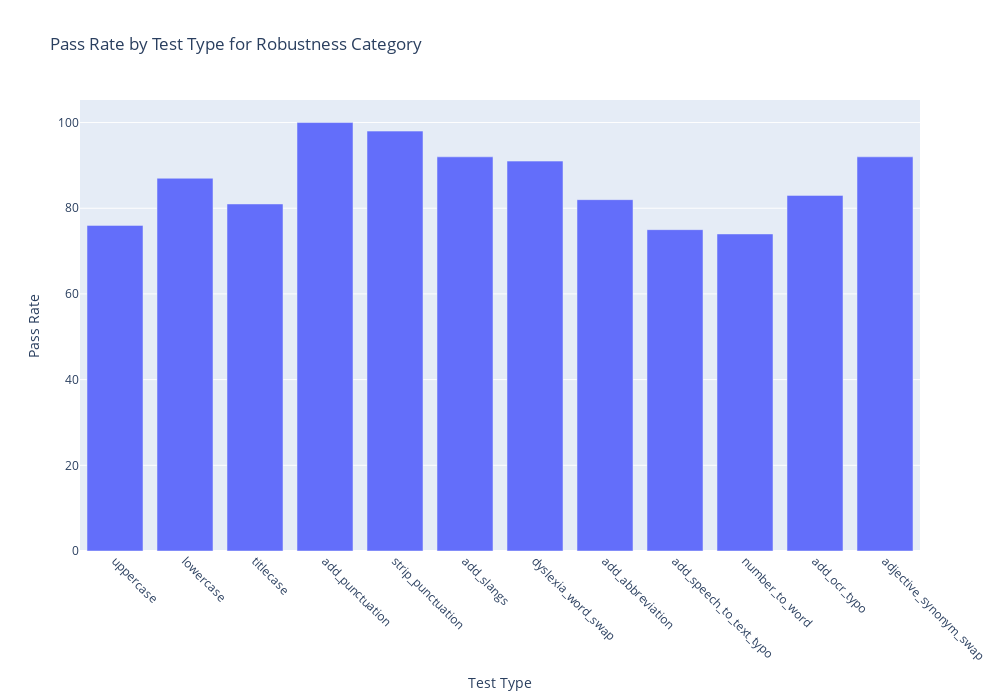
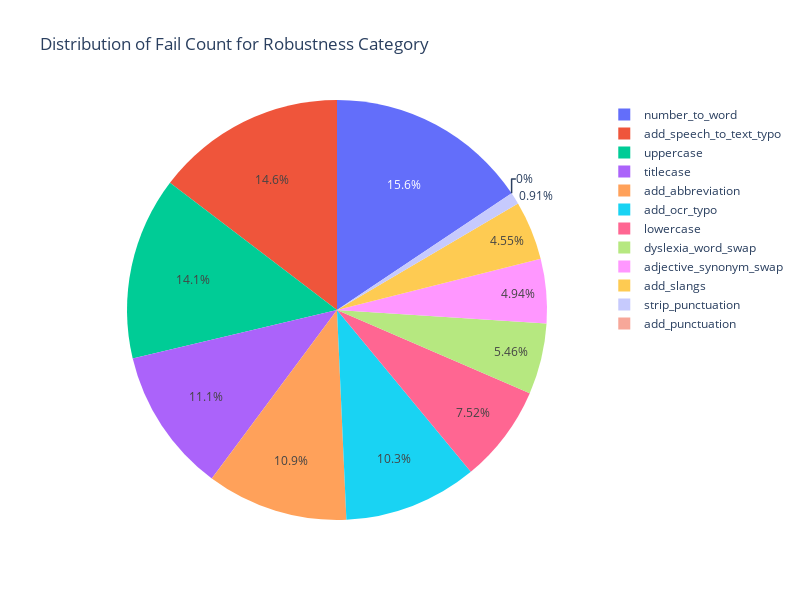
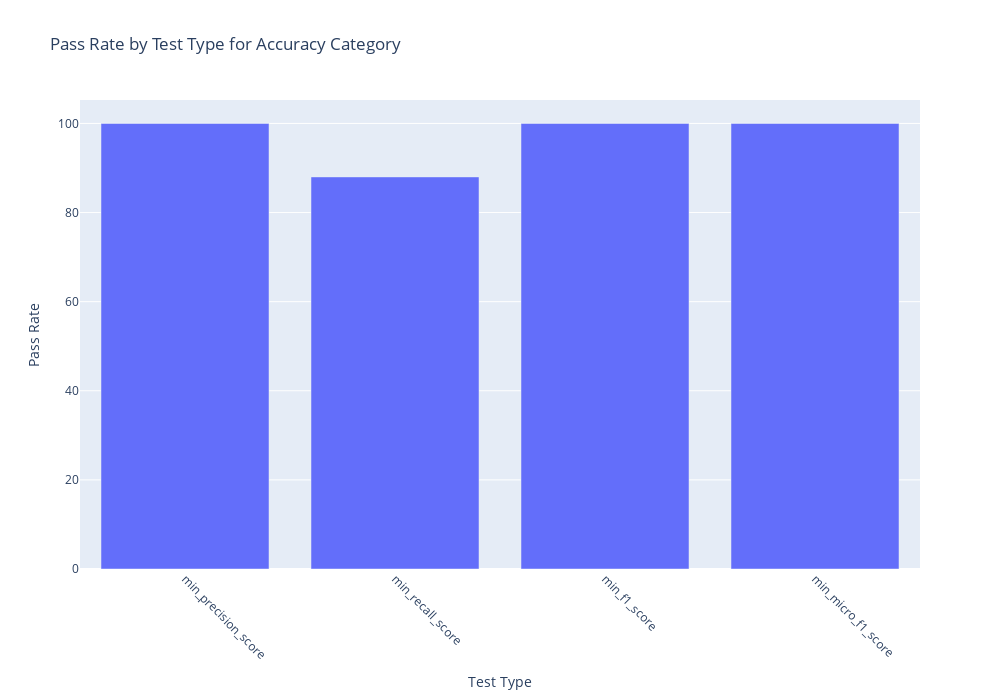

The cell these charts' notebook holds for them, in order:
### Code cell
import plotly.express as px

# Get unique categories
report['pass_rate'] = report['pass_rate'].str.rstrip('%').astype(float)
report['minimum_pass_rate'] = report['minimum_pass_rate'].str.rstrip('%').astype(float)

# Get unique categories
# Get unique categories
unique_categories = report["category"].unique()

# Category 1: Robustness
category_data = report[report["category"] == "robustness"]

# Bar Plot: Pass Rate by Test Type for the Robustness Category
bar_fig = px.bar(category_data, x="test_type", y="pass_rate",
                 labels={"pass_rate": "Pass Rate", "test_type": "Test Type"},
                 title="Pass Rate by Test Type for Robustness Category")
bar_fig.update_xaxes(tickangle=45)
bar_fig.update_layout(width=1000, height=700)
bar_fig.show()

# Pie Chart: Distribution of Fail Count for the Robustness Category
pie_fig = px.pie(category_data, names="test_type", values="fail_count",
                 title="Distribution of Fail Count for Robustness Category")
pie_fig.update_layout(width=800, height=600)
pie_fig.show()

# Category 2: Accuracy
category_data = report[report["category"] == "accuracy"]

# Bar Plot: Pass Rate by Test Type for the Accuracy Category
bar_fig = px.bar(category_data, x="test_type", y="pass_rate",
                 labels={"pass_rate": "Pass Rate", "test_type": "Test Type"},
                 title="Pass Rate by Test Type for Accuracy Category")
bar_fig.update_xaxes(tickangle=45)
bar_fig.update_layout(width=1000, height=700)
bar_fig.show()

### Figure 1 — Plotly figure (JSON) as saved in the notebook; plotly's stock layout.template omitted (floating-point values rounded to 4 significant figures)
{"data": [{"alignmentgroup": "True", "hovertemplate": "Test Type=%{x}<br>Pass Rate=%{y}<extra></extra>", "legendgroup": "", "marker": {"color": "#636efa", "pattern": {"shape": ""}}, "name": "", "offsetgroup": "", "orientation": "v", "showlegend": false, "textposition": "auto", "type": "bar", "x": ["uppercase", "lowercase", "titlecase", "add_punctuation", "strip_punctuation", "add_slangs", "dyslexia_word_swap", "add_abbreviation", "add_speech_to_text_typo", "number_to_word", "add_ocr_typo", "adjective_synonym_swap"], "xaxis": "x", "y": [76, 87, 81, 100, 98, 92, 91, 82, 75, 74, 83, 92], "yaxis": "y"}], "layout": {"barmode": "relative", "height": 700, "legend": {"tracegroupgap": 0}, "title": {"text": "Pass Rate by Test Type for Robustness Category"}, "width": 1000, "xaxis": {"anchor": "y", "autorange": true, "domain": [0, 1], "range": [-0.5, 11.5], "tickangle": 45, "title": {"text": "Test Type"}, "type": "category"}, "yaxis": {"anchor": "x", "autorange": true, "domain": [0, 1], "range": [0, 105.3], "title": {"text": "Pass Rate"}, "type": "linear"}}}

### Figure 2 — Plotly figure (JSON) as saved in the notebook; plotly's stock layout.template omitted (floating-point values rounded to 4 significant figures)
{"data": [{"domain": {"x": [0, 1], "y": [0, 1]}, "hovertemplate": "test_type=%{label}<br>fail_count=%{value}<extra></extra>", "labels": ["uppercase", "lowercase", "titlecase", "add_punctuation", "strip_punctuation", "add_slangs", "dyslexia_word_swap", "add_abbreviation", "add_speech_to_text_typo", "number_to_word", "add_ocr_typo", "adjective_synonym_swap"], "legendgroup": "", "name": "", "showlegend": true, "type": "pie", "values": [356, 190, 281, 0, 23, 115, 138, 275, 370, 395, 260, 125]}], "layout": {"height": 600, "legend": {"tracegroupgap": 0}, "title": {"text": "Distribution of Fail Count for Robustness Category"}, "width": 800}}

### Figure 3 — Plotly figure (JSON) as saved in the notebook; plotly's stock layout.template omitted (floating-point values rounded to 4 significant figures)
{"data": [{"alignmentgroup": "True", "hovertemplate": "Test Type=%{x}<br>Pass Rate=%{y}<extra></extra>", "legendgroup": "", "marker": {"color": "#636efa", "pattern": {"shape": ""}}, "name": "", "offsetgroup": "", "orientation": "v", "showlegend": false, "textposition": "auto", "type": "bar", "x": ["min_precision_score", "min_recall_score", "min_f1_score", "min_micro_f1_score"], "xaxis": "x", "y": [100, 88, 100, 100], "yaxis": "y"}], "layout": {"barmode": "relative", "height": 700, "legend": {"tracegroupgap": 0}, "title": {"text": "Pass Rate by Test Type for Accuracy Category"}, "width": 1000, "xaxis": {"anchor": "y", "autorange": true, "domain": [0, 1], "range": [-0.5, 3.5], "tickangle": 45, "title": {"text": "Test Type"}, "type": "category"}, "yaxis": {"anchor": "x", "autorange": true, "domain": [0, 1], "range": [0, 105.3], "title": {"text": "Pass Rate"}, "type": "linear"}}}
